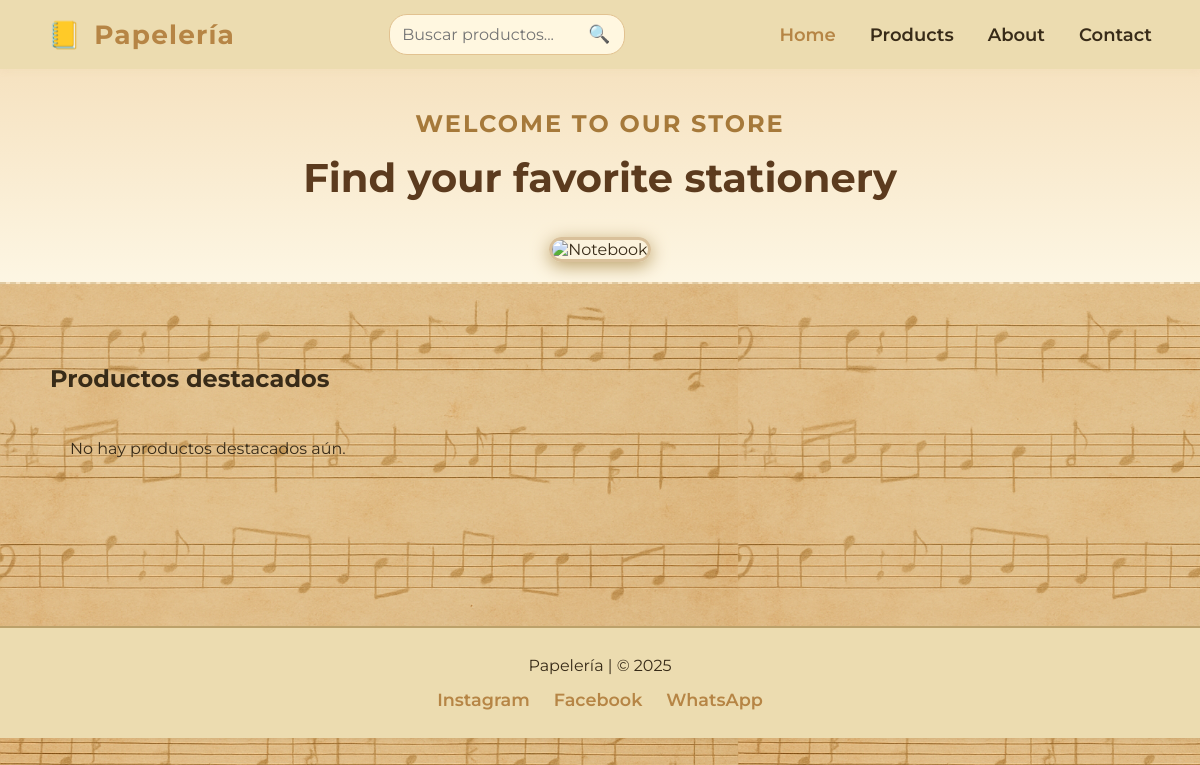
Before: / with the older database file.
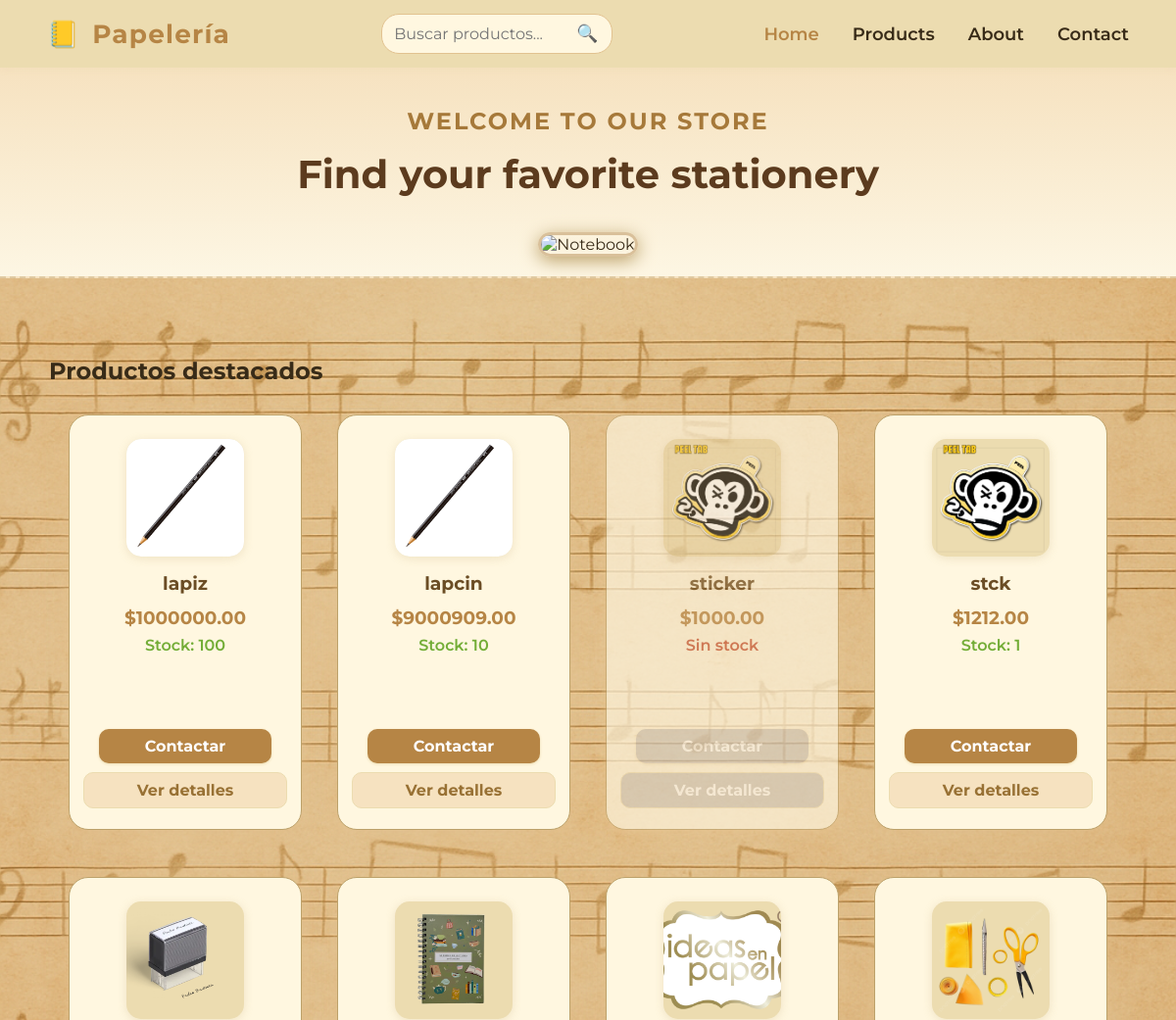
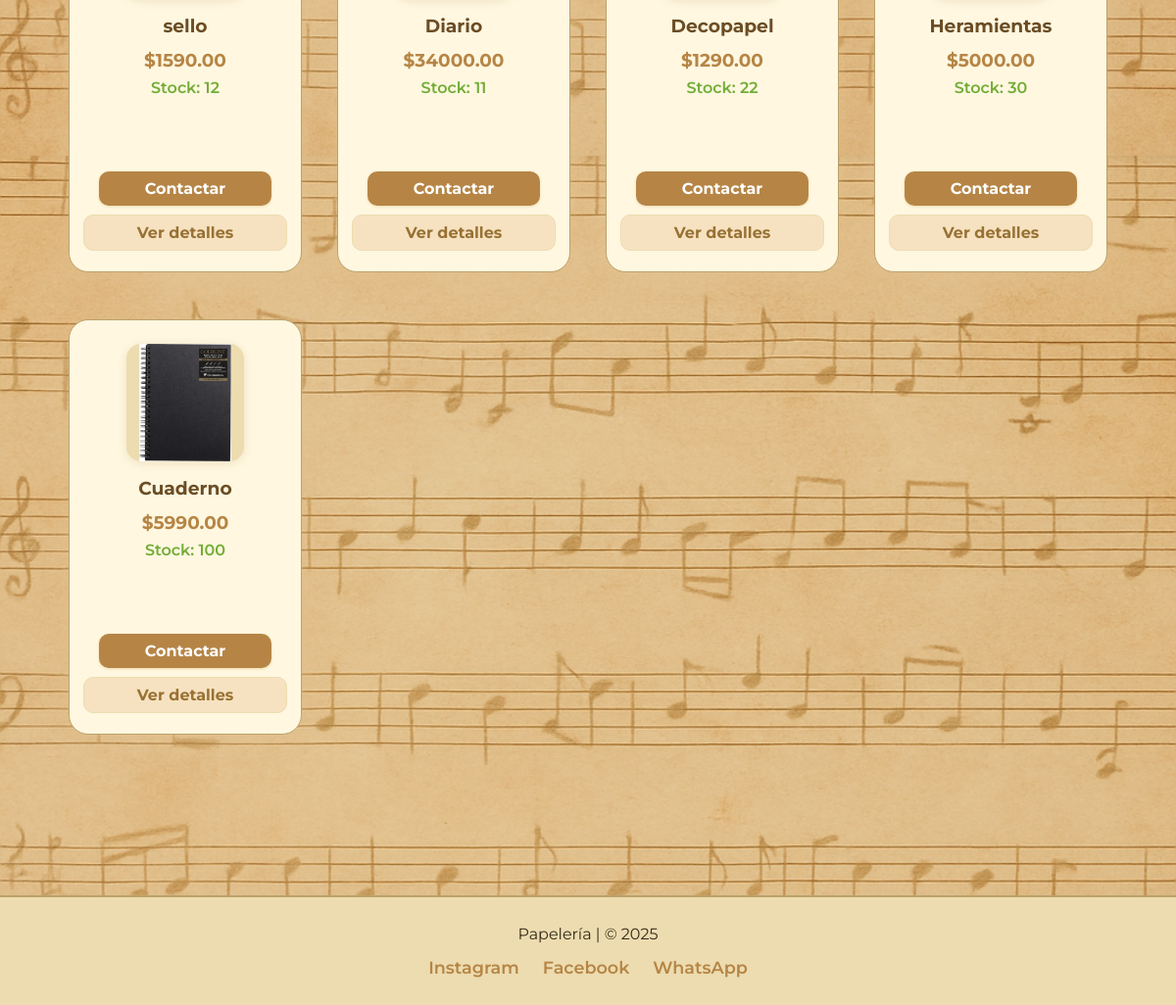
After: the same page with the newer database file (2 pictures, top to bottom).
### Tienda/models.py (models this page shows, shortened)
class Producto(models.Model):
    nombre = models.CharField(max_length=200)
    descripcion = models.TextField()
    precio = models.DecimalField(max_digits=10, decimal_places=2)
    imagen = models.ImageField(upload_to='productos/')
    stock = models.PositiveIntegerField(default=0)
    categoria = models.ForeignKey(Categoria, on_delete=models.CASCADE)
    fecha_creacion = models.DateTimeField(auto_now_add=True)
    destacado = models.BooleanField(default=False, help_text="¿Mostrar este producto en la página principal?")

### Tienda/views.py (the view)
# urls.py: path('', views.home, name='home'),
def home(request):
    categorias = Categoria.objects.all()
    productos_destacados = Producto.objects.filter(destacado=True)
    return render(request, 'Tienda/home.html', {
        'categorias': categorias,
        'productos_destacados': productos_destacados,
    })

### Tienda/templates/Tienda/home.html (shortened to what the changed rows need)
{% load static %}
<!DOCTYPE html>
<html lang="es">
<head>
    <link rel="stylesheet" href="{% static 'Tienda/css/home.css' %}">
    <link rel="stylesheet" href="{% static 'Tienda/css/footer.css' %}">
</head>
<body>
    <main>
        <section class="hero">
            <h2>WELCOME TO OUR STORE</h2>
            <h1>Find your favorite stationery</h1>
        </section>
        <section class="featured">
            <h2>Productos destacados</h2>
            <div class="products-grid">
                {% for producto in productos_destacados %}
                <div class="product-card {% if producto.stock == 0 %}out-stock{% endif %}">
                    <a href="{% url 'detalle_producto' producto.id %}" class="img-link">
                        <img src="{{ producto.imagen.url }}" alt="{{ producto.nombre }}">
                    </a>
                    <div class="product-title">{{ producto.nombre }}</div>
                    <div class="product-precio">${{ producto.precio }}</div>
                    <div class="stock-info {% if producto.stock == 0 %}sin-stock{% endif %}">
                        {% if producto.stock > 0 %}
                            Stock: {{ producto.stock }}
                        {% else %}
                            Sin stock
                        {% endif %}
                    </div>
                    <div class="product-actions">
                        <a class="btn-contact{% if producto.stock == 0 %} no-stock{% endif %}"
                        href="https://wa.me/56945657563?text=Hola%2C%20me%20interesa%20el%20producto%20{{ producto.nombre|urlencode }}"
                        target="_blank"
                        {% if producto.stock == 0 %} tabindex="-1" aria-disabled="true"{% endif %}>
                            Contactar
                        </a>
                        <a class="btn-detalle{% if producto.stock == 0 %} no-stock{% endif %}"
                        href="{% url 'detalle_producto' producto.id %}"
                        {% if producto.stock == 0 %} tabindex="-1" aria-disabled="true"{% endif %}>
                            Ver detalles
                        </a>
                    </div>
                </div>
                {% empty %}
                <p>No hay productos destacados aún.</p>
                {% endfor %}
            </div>
        </section>
    </main>
</body>
</html>

Changed rows visible on the page:
now on this page (row edited): Producto: imagen (picture), nombre "lapiz", precio "1000000.00", stock "100"
now on this page (row edited): Producto: imagen (picture), nombre "lapcin", precio "9000909.00", stock "10"
added Producto: imagen (picture), nombre "sticker", precio "1000.00", stock "Sin stock"
added Producto: imagen (picture), nombre "stck", precio "1212.00", stock "1"
added Producto: imagen (picture), nombre "sello", precio "1590.00", stock "12"
added Producto: imagen (picture), nombre "Diario", precio "34000.00", stock "11"
added Producto: imagen (picture), nombre "Decopapel", precio "1290.00", stock "22"
added Producto: imagen (picture), nombre "Heramientas", precio "5000.00", stock "30"
added Producto: imagen (picture), nombre "Cuaderno", precio "5990.00", stock "100"
Other visible differences:
text no longer shown: "No hay productos destacados aún."
